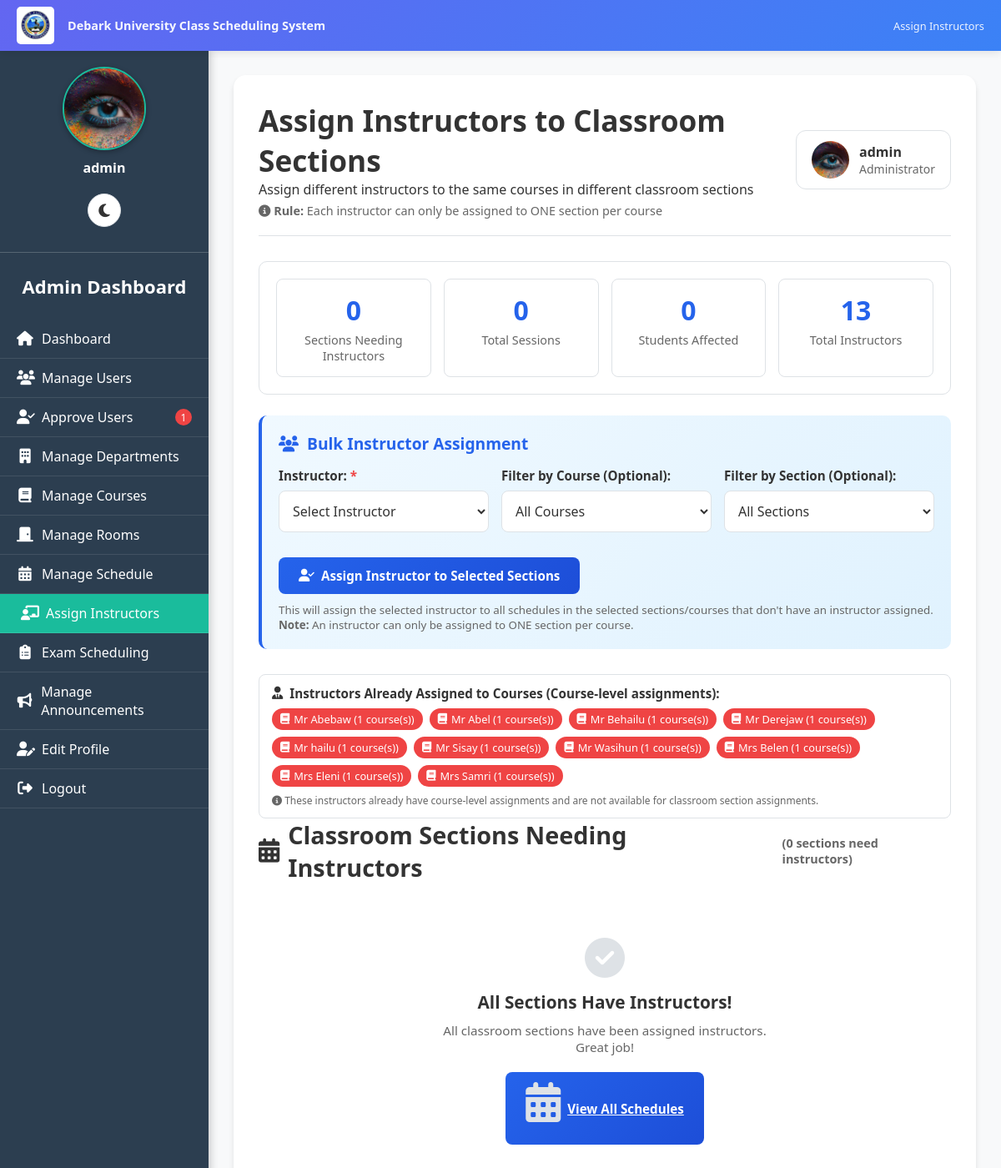
Screenshot of /admin/assign_instructors.php (signed in) with the database file from the repository.
### tables this page shows
CREATE TABLE `users` (
  `user_id` int(11) NOT NULL,
  `username` varchar(50) NOT NULL,
  `password` varchar(255) NOT NULL,
  `full_name` varchar(100) NOT NULL,
  `student_id` varchar(50) DEFAULT NULL,
  `email` varchar(100) DEFAULT NULL,
  `role` enum('admin','instructor','student','department_head') NOT NULL,
  `department_id` int(11) DEFAULT NULL,
  `year` varchar(10) DEFAULT NULL,
  `created_at` timestamp NOT NULL DEFAULT current_timestamp(),
  `profile_picture` varchar(255) DEFAULT NULL,
  `email_verified` tinyint(1) DEFAULT 0,
  `verification_token` varchar(255) DEFAULT NULL,
  `is_approved` tinyint(1) DEFAULT 0,
  `is_verified` tinyint(1) NOT NULL DEFAULT 0,
  `id_number` varchar(20) DEFAULT NULL
);

### public/admin/assign_instructors.php (the view, shortened to what this page needs)
<?php
require __DIR__ . '/../../includes/db.php';
include __DIR__ . '/../includes/darkmode.php';
$user_stmt = $pdo->prepare("SELECT username, email, profile_picture FROM users WHERE user_id=?");
$user_stmt->execute([$_SESSION['user_id']]);
$current_user = $user_stmt->fetch();
function getAdminProfilePicturePath($profile_picture) {
    $locations = [
        __DIR__ . '/../uploads/admin/' . $profile_picture,
        __DIR__ . '/../uploads/' . $profile_picture,
        __DIR__ . '/../../uploads/' . $profile_picture,
        'uploads/admin/' . $profile_picture,
        '../uploads/admin/' . $profile_picture,
        'uploads/' . $profile_picture,
        '../uploads/' . $profile_picture,
    ];
    foreach ($locations as $location) {
        if (file_exists($location)) {
            if (strpos($location, '/admin/') !== false) {
                return '../uploads/admin/' . $profile_picture;
            } elseif (strpos($location, 'uploads/admin/') !== false) {
                return 'uploads/admin/' . $profile_picture;
            } elseif (strpos($location, '../uploads/') !== false) {
                return '../uploads/' . $profile_picture;
            } elseif (strpos($location, 'uploads/') !== false) {
                return 'uploads/' . $profile_picture;
            }
        }
    }
    return '../assets/default_profile.png';
}
$profile_img_path = getAdminProfilePicturePath($current_user['profile_picture'] ?? '');
$sections_query = "
    SELECT
        s.course_id,
        COALESCE(s.section_number, 1) as section_number,
        c.course_code,
        c.course_name,
        COUNT(DISTINCT s.schedule_id) as total_sessions,
        COUNT(DISTINCT se.student_id) as total_students,
        GROUP_CONCAT(DISTINCT r.room_name ORDER BY r.room_name SEPARATOR ', ') as rooms,
        s.instructor_id,
        u.username as current_instructor_name,
        u.email as current_instructor_email,
        s.academic_year,
        s.semester
    FROM schedule s
    JOIN courses c ON s.course_id = c.course_id
    JOIN rooms r ON s.room_id = r.room_id
    LEFT JOIN users u ON s.instructor_id = u.user_id
    LEFT JOIN enrollments se ON s.schedule_id = se.schedule_id
    WHERE (s.year = 'freshman' OR c.is_freshman = 1)
    GROUP BY s.course_id, s.section_number, s.academic_year, s.semester
    HAVING s.instructor_id IS NULL OR s.instructor_id = 0 OR u.username = 'TBA'
    ORDER BY
        s.section_number,
        c.course_code,
        s.academic_year DESC,
        s.semester
";
$unassigned_sections = $pdo->query($sections_query)->fetchAll(PDO::FETCH_ASSOC);
function getAssignedInstructorsToAnyCourse($pdo) {
    $query = "
        SELECT DISTINCT
            u.user_id,
            u.username,
            u.email,
            COUNT(ca.course_id) as total_courses_assigned
        FROM course_assignments ca
        JOIN users u ON ca.user_id = u.user_id
        WHERE ca.status = 'assigned'
        AND u.role = 'instructor'
        GROUP BY u.user_id
        ORDER BY u.username";
    return $pdo->query($query)->fetchAll(PDO::FETCH_ASSOC);
}
$all_instructors = $pdo->query("SELECT user_id, username, email FROM users WHERE role = 'instructor' AND username != 'TBA' ORDER BY username")->fetchAll(PDO::FETCH_ASSOC);
$assigned_instructors = getAssignedInstructorsToAnyCourse($pdo);
$total_unassigned_sessions = 0;
$total_unassigned_students = 0;
$pending_stmt = $pdo->query("SELECT COUNT(*) as count FROM users WHERE is_approved = 0");
$pending_approvals = $pending_stmt->fetchColumn() ?: 0;
$current_page = basename($_SERVER['PHP_SELF']);
?>
<!DOCTYPE html>
<html lang="en" data-theme="<?= $darkMode ? 'dark' : 'light' ?>">
<head>
<link rel="stylesheet" href="https://cdnjs.cloudflare.com/ajax/libs/font-awesome/6.4.0/css/all.min.css">
<link rel="stylesheet" href="../../assets/css/darkmode.css">
</head>
<body>
<div class="university-header">
    <div class="header-left">
        <img src="../assets/images/dku logo.jpg" alt="Debark University Logo" class="dku-logo-img">
        <div class="system-title">Debark University Class Scheduling System</div>
    </div>
    <div class="header-right">
        Assign Instructors
    </div>
</div>
<div class="sidebar" id="sidebar">
    <div class="sidebar-content">
        <div class="sidebar-profile">
            <img src="<?= htmlspecialchars($profile_img_path) ?>" alt="Profile Picture" id="sidebarProfilePic"
                 onerror="this.onerror=null; this.src='../assets/default_profile.png';">
            <p><?= htmlspecialchars($current_user['username']) ?></p>
        </div>
        <h2>Admin Dashboard</h2>
        <nav>
            <a href="dashboard.php" class="<?= $current_page=='dashboard.php'?'active':'' ?>">
                <i class="fas fa-home"></i> Dashboard
            </a>
            <a href="manage_users.php" class="<?= $current_page=='manage_users.php'?'active':'' ?>">
                <i class="fas fa-users"></i> Manage Users
            </a>
            <a href="approve_users.php" class="<?= $current_page=='approve_users.php'?'active':'' ?>">
                <i class="fas fa-user-check"></i> Approve Users
                <?php if($pending_approvals > 0): ?>
                    <span class="pending-badge"><?= $pending_approvals ?></span>
                <?php endif; ?>
            </a>
            <a href="manage_departments.php" class="<?= $current_page=='manage_departments.php'?'active':'' ?>">
                <i class="fas fa-building"></i> Manage Departments
            </a>
            <a href="manage_courses.php" class="<?= $current_page=='manage_courses.php'?'active':'' ?>">
                <i class="fas fa-book"></i> Manage Courses
            </a>
            <a href="manage_rooms.php" class="<?= $current_page=='manage_rooms.php'?'active':'' ?>">
                <i class="fas fa-door-closed"></i> Manage Rooms
            </a>
            <a href="manage_schedules.php" class="<?= $current_page=='manage_schedules.php'?'active':'' ?>">
                <i class="fas fa-calendar-alt"></i> Manage Schedule
            </a>
            <a href="assign_instructors.php" class="active">
                <i class="fas fa-chalkboard-teacher"></i> Assign Instructors
            </a>
            <a href="manage_exam_schedules.php" class="<?= $current_page=='manage_exam_schedules.php'?'active':'' ?>">
                <i class="fas fa-clipboard-list"></i> Exam Scheduling
            </a>
            <a href="manage_announcements.php" class="<?= $current_page=='manage_announcements.php'?'active':'' ?>">
                <i class="fas fa-bullhorn"></i> Manage Announcements
            </a>
            <a href="edit_profile.php" class="<?= $current_page=='edit_profile.php'?'active':'' ?>">
                <i class="fas fa-user-edit"></i> Edit Profile
            </a>
            <a href="../logout.php">
                <i class="fas fa-sign-out-alt"></i> Logout
            </a>
        </nav>
    </div>
</div>
<div class="main-content">
    <div class="content-wrapper">
        <div class="header">
            <div>
                <h1>Assign Instructors to Classroom Sections</h1>
                <p>Assign different instructors to the same courses in different classroom sections</p>
                <p style="color: var(--text-secondary); font-size: 0.9rem; margin-top: 5px;">
                    <i class="fas fa-info-circle"></i>
                    <strong>Rule:</strong> Each instructor can only be assigned to ONE section per course
                </p>
            </div>
            <div class="user-info">
                <img src="<?= htmlspecialchars($profile_img_path) ?>" alt="Profile" id="headerProfilePic"
                     onerror="this.onerror=null; this.src='../assets/default_profile.png';">
                <div>
                    <div><?= htmlspecialchars($current_user['username']) ?></div>
                    <small>Administrator</small>
                </div>
            </div>
        </div>
        <div class="stats-card">
            <div class="stats-grid">
                <div class="stat-item">
                    <div class="stat-value"><?= count($unassigned_sections) ?></div>
                    <div class="stat-label">Sections Needing Instructors</div>
                </div>
                <div class="stat-item">
                    <div class="stat-value"><?= $total_unassigned_sessions ?></div>
                    <div class="stat-label">Total Sessions</div>
                </div>
                <div class="stat-item">
                    <div class="stat-value"><?= $total_unassigned_students ?></div>
                    <div class="stat-label">Students Affected</div>
                </div>
                <div class="stat-item">
                    <div class="stat-value"><?= count($all_instructors) ?></div>
                    <div class="stat-label">Total Instructors</div>
                </div>
            </div>
        </div>
        <div class="bulk-assignment">
            <h3><i class="fas fa-users"></i> Bulk Instructor Assignment</h3>
            <form method="POST" id="bulkAssignmentForm">
                <div class="bulk-form-grid">
                    <div class="form-group">
                        <label for="bulk_instructor_id" class="required">Instructor:</label>
                        <select name="bulk_instructor_id" id="bulk_instructor_id" class="instructor-select" required>
                            <option value="">Select Instructor</option>
                        </select>
                    </div>
                    <div class="form-group">
                        <label for="bulk_course_id">Filter by Course (Optional):</label>
                        <select name="bulk_course_id" id="bulk_course_id" class="instructor-select">
                            <option value="0">All Courses</option>
                        </select>
                    </div>
                    <div class="form-group">
                        <label for="bulk_section_number">Filter by Section (Optional):</label>
                        <select name="bulk_section_number" id="bulk_section_number" class="instructor-select">
                            <option value="0">All Sections</option>
                        </select>
                    </div>
                </div>
                <div style="margin-top: 15px;">
                    <button type="submit" name="bulk_assign_instructor" class="btn btn-primary">
                        <i class="fas fa-user-check"></i>
                        Assign Instructor to Selected Sections
                    </button>
                    <small style="display: block; margin-top: 10px; color: var(--text-secondary);">
                        This will assign the selected instructor to all schedules in the selected sections/courses that don't have an instructor assigned.
                        <strong>Note:</strong> An instructor can only be assigned to ONE section per course.
                    </small>
                </div>
            </form>
        </div>
        <?php if(!empty($assigned_instructors)): ?>
        <div class="assigned-info">
            <h5><i class="fas fa-user-tie"></i> Instructors Already Assigned to Courses (Course-level assignments):</h5>
            <div class="assigned-list">
                <?php foreach($assigned_instructors as $instructor): ?>
                    <span class="assigned-chip course-assigned">
                        <i class="fas fa-book"></i>
                        <?= htmlspecialchars($instructor['username']) ?>
                        (<?= $instructor['total_courses_assigned'] ?> course(s))
                    </span>
                <?php endforeach; ?>
            </div>
            <small style="display: block; margin-top: 8px; color: var(--text-secondary);">
                <i class="fas fa-info-circle"></i>
                These instructors already have course-level assignments and are not available for classroom section assignments.
            </small>
        </div>
        <?php endif; ?>
        <h2 class="page-title">
            <i class="fas fa-calendar-alt"></i>
            Classroom Sections Needing Instructors
            <span style="font-size: 0.9rem; color: var(--text-secondary); margin-left: 10px;">
                (<?= count($unassigned_sections) ?> sections need instructors)
            </span>
        </h2>
        <?php if(empty($unassigned_sections)): ?>
            <div class="empty-state">
                <i class="fas fa-check-circle"></i>
                <h3>All Sections Have Instructors!</h3>
                <p>All classroom sections have been assigned instructors. Great job!</p>
                <a href="manage_schedules.php" class="btn btn-primary" style="margin-top: 20px;">
                    <i class="fas fa-calendar-alt"></i> View All Schedules
                </a>
            </div>
        <?php endif; ?>
    </div>
</div>
</body>
</html>

### public/assets/css/darkmode.css (style rules this page uses)
:root { --bg-primary: #ffffff; --bg-secondary: #f3f4f6; --bg-sidebar: #2c3e50; --bg-card: #ffffff; --bg-input: #ffffff; --text-primary: #111827; --text-secondary: #4b5563; --text-light: #6b7280; --text-sidebar: #ecf0f1; --border-color: #d1d5db; --shadow-color: rgba(0, 0, 0, 0.1); --hover-color: #f9fafb; --table-header: #34495e; --table-stripe: #f2f2f2; --success-bg: #dcfce7; --success-text: #166534; --error-bg: #fee2e2; --error-text: #991b1b; --warning-bg: #fef3c7; --warning-text: #92400e; --info-bg: #dbeafe; --info-text: #1e40af; }
body { background: var(--bg-primary); color: var(--text-primary); }
.sidebar { background: var(--bg-sidebar) !important; }
.sidebar a { color: var(--text-sidebar) !important; }
.sidebar a.active { background: #1abc9c !important; }
.main-content { background: var(--bg-primary); }
.form-group label { color: var(--text-primary); }

### public/includes/darkmode.php (style rules this page uses)
:root { --bg-primary: #ffffff; --bg-secondary: #f3f4f6; --bg-sidebar: #2c3e50; --bg-card: #ffffff; --bg-input: #ffffff; --text-primary: #111827; --text-secondary: #4b5563; --text-light: #6b7280; --text-sidebar: #ecf0f1; --border-color: #d1d5db; --shadow-color: rgba(0, 0, 0, 0.1); --hover-color: #f9fafb; --table-header: #34495e; --table-stripe: #f2f2f2; }
body { background: var(--bg-primary); color: var(--text-primary); transition: background-color 0.3s ease, color 0.3s ease; }

### rows the page displays
users: profile_picture (picture), username "admin"
users: username "Mr Abebaw", total_courses_assigned "1"
users: username "Mr Abel", total_courses_assigned "1"
users: username "Mr Behailu", total_courses_assigned "1"
users: username "Mr Derejaw", total_courses_assigned "1"
users: username "Mr hailu", total_courses_assigned "1"
users: username "Mr Sisay", total_courses_assigned "1"
users: username "Mr Wasihun", total_courses_assigned "1"
users: username "Mrs Belen", total_courses_assigned "1"
users: username "Mrs Eleni", total_courses_assigned "1"
users: username "Mrs Samri", total_courses_assigned "1"

### other values shown
$pending_approvals "1"
count($unassigned_sections) "0"
$total_unassigned_sessions "0"
$total_unassigned_students "0"
count($all_instructors) "13"
